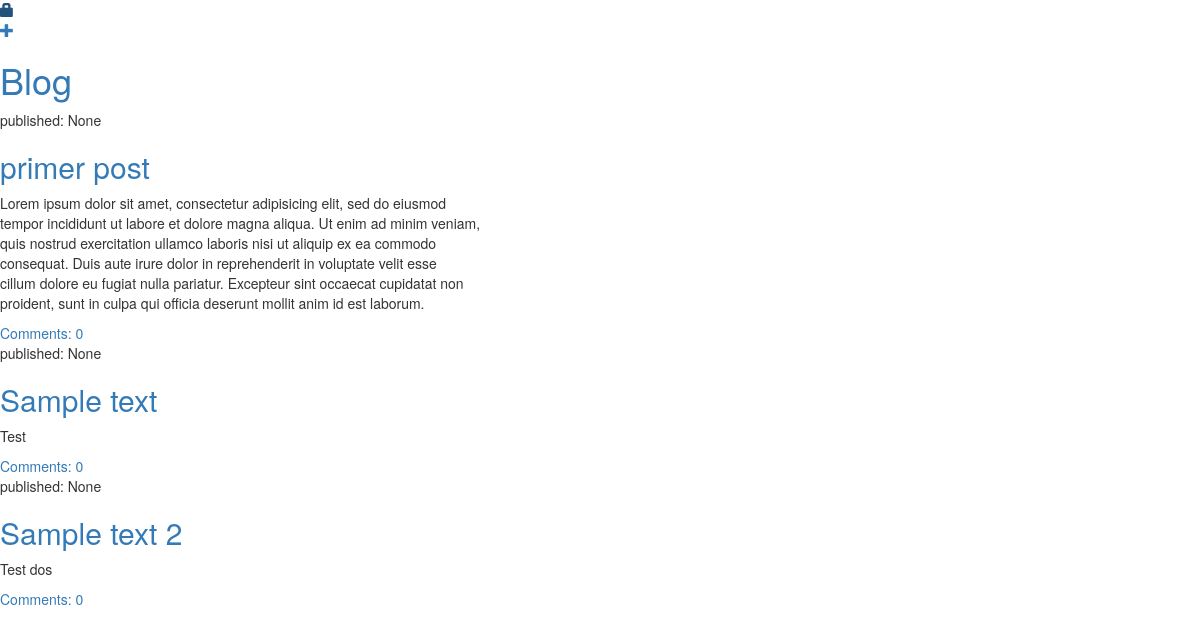
The app's page /, older data.
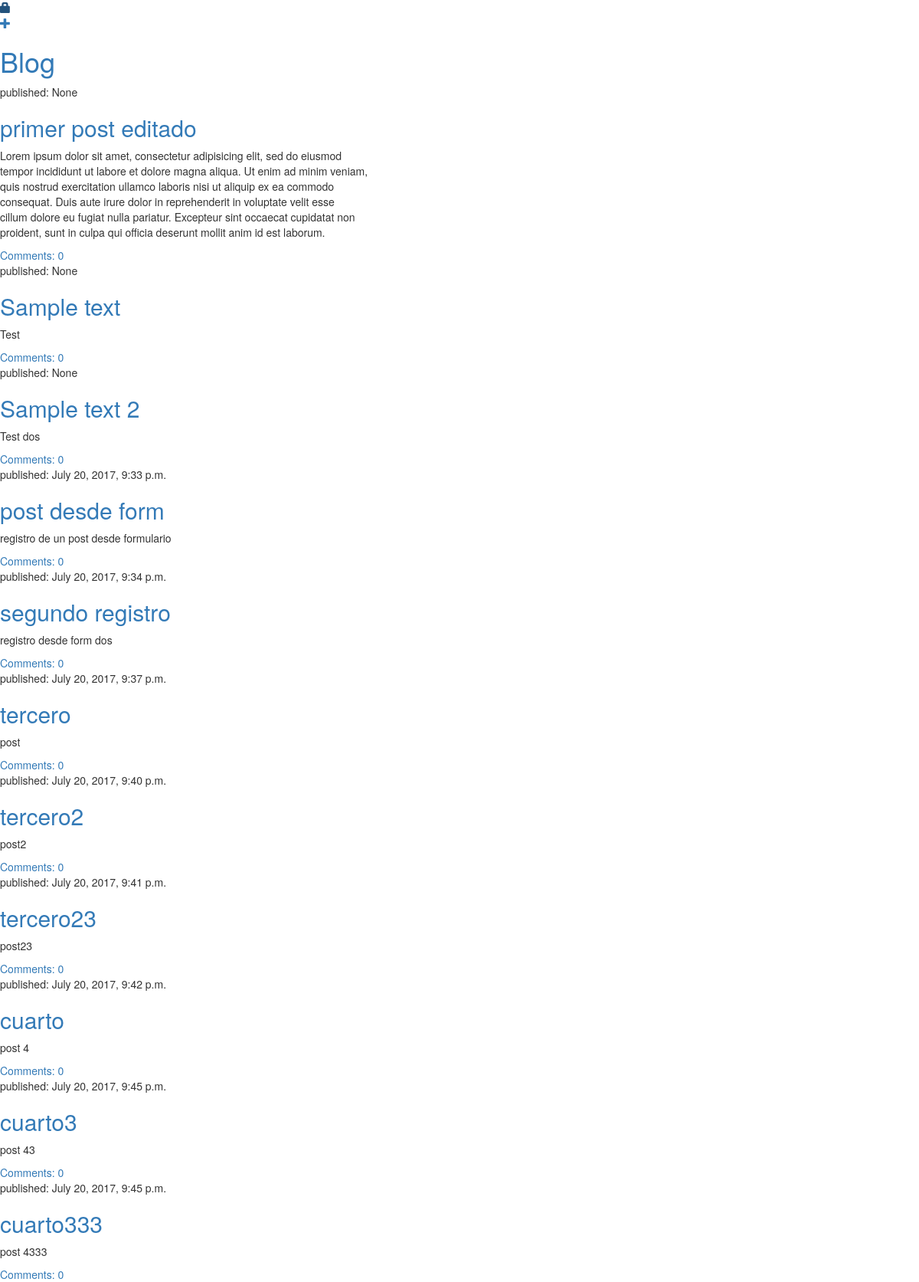
The same page, newer data.
### blog/models.py (models this page shows, shortened)
class Post(models.Model):
	autor = models.ForeignKey('auth.User')
	title = models.CharField(max_length=200)
	text = models.TextField()
	created_date = models.DateTimeField(
		default=timezone.now)
	published_date = models.DateTimeField(
		blank=True,null=True)

### blog/views.py (the view)
# urls.py: url(r'^$',views.post_list),
def post_list(request):
	posts = Post.objects.all().order_by('published_date')
	return render(request,'blog/post_list.html', {'posts':posts})

### blog/templates/blog/post_list.html (shortened to what this page needs)
<!DOCTYPE html>
{% load staticfiles %}
<html lang="en">
<head>
<link rel="stylesheet" href="https://maxcdn.bootstrapcdn.com/bootstrap/3.3.7/css/bootstrap.min.css">
<link rel="stylesheet" href="https://maxcdn.bootstrapcdn.com/bootstrap/3.3.7/css/bootstrap-theme.min.css">
</head>
<body>
	<div>
		{% if not user.is_authenticated %}
			<div>
				<a href="{% url 'login' %}">
					<span class="glyphicon glyphicon-lock"></span>
				</a>
			</div>
		{% endif %}
		<a href="{% url 'blog:postnew' %}" class="top-menu">
			<span class="glyphicon glyphicon-plus"></span>
		</a>
		<h1><a href="/">Blog</a></h1>
	</div>
	{% for post in posts %}
		<div>
			<p>published: {{post.published_date}}</p>
			<h2><a href="{% url 'blog:postdetail' pk=post.pk %}">{{ post.title }}</a></h2>
			<p>{{ post.text|linebreaksbr }}</p>
			<a href="{% url 'blog:postdetail' pk=post.pk %}">Comments: {{ post.comments.count }}</a>
		</div>
	{% endfor %}
</body>
</html>

Row changes from the older to the newer data that the page shows:
changed Post: title "primer post" → "primer post editado"
added Post: published_date "July 20, 2017, 9:33 p.m.", title "post desde form", text "registro de un post desde formulario", comments.count "0"
added Post: published_date "July 20, 2017, 9:34 p.m.", title "segundo registro", text "registro desde form dos", comments.count "0"
added Post: published_date "July 20, 2017, 9:37 p.m.", title "tercero", text "post", comments.count "0"
added Post: published_date "July 20, 2017, 9:40 p.m.", title "tercero2", text "post2", comments.count "0"
added Post: published_date "July 20, 2017, 9:41 p.m.", title "tercero23", text "post23", comments.count "0"
added Post: published_date "July 20, 2017, 9:42 p.m.", title "cuarto", text "post 4", comments.count "0"
added Post: published_date "July 20, 2017, 9:45 p.m.", title "cuarto3", text "post 43", comments.count "0"
added Post: published_date "July 20, 2017, 9:45 p.m.", title "cuarto333", text "post 4333", comments.count "0"
